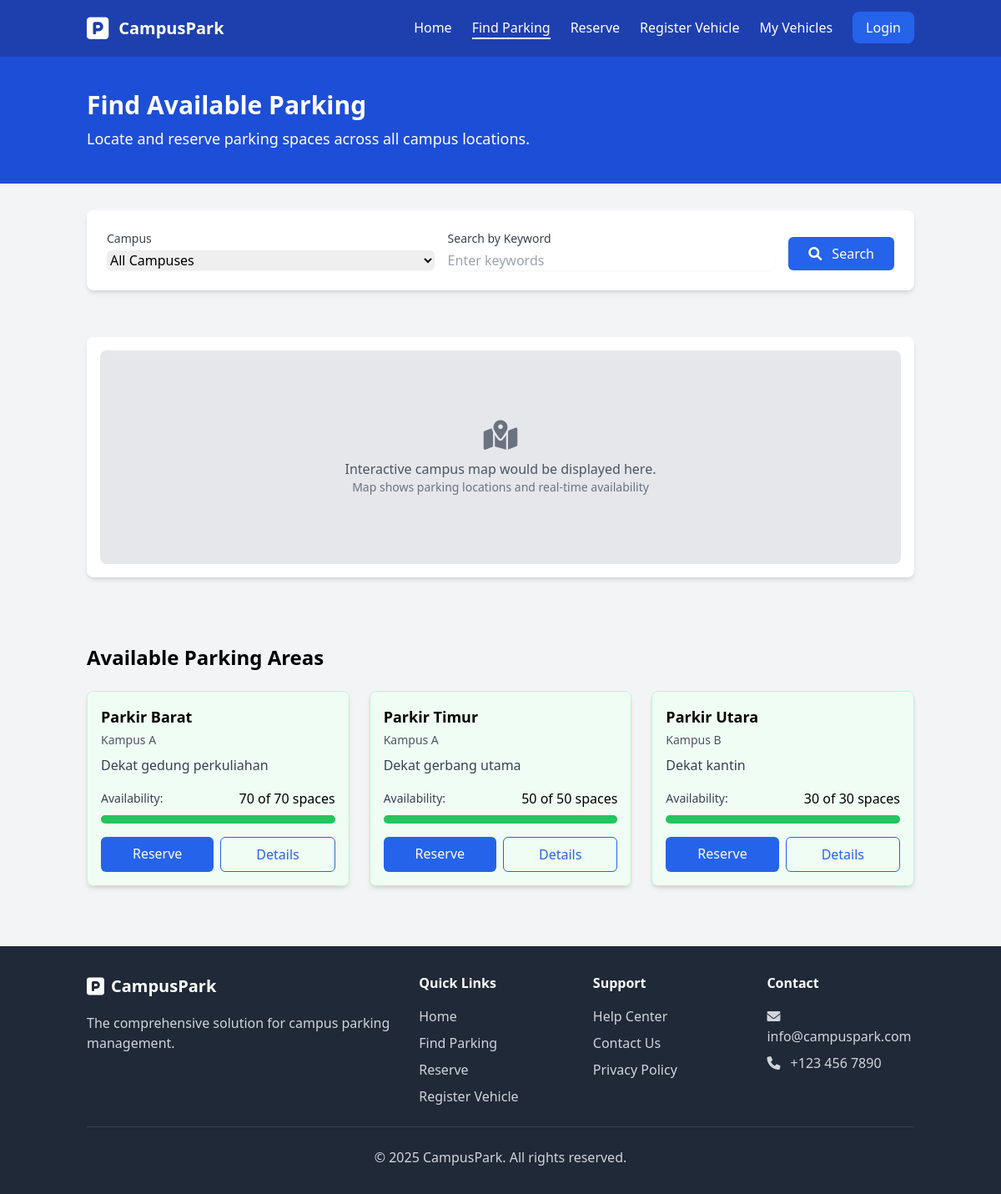
The app's page /find-parking.php with its own data.
### tables this page shows
CREATE TABLE `area_parkir` (
  `id` int(11) NOT NULL,
  `nama` varchar(30) NOT NULL,
  `kapasitas` int(11) NOT NULL,
  `keterangan` varchar(45) NOT NULL,
  `kampus_id` int(11) NOT NULL
);

CREATE TABLE `kampus` (
  `id` int(11) NOT NULL,
  `nama` varchar(20) NOT NULL,
  `alamat` varchar(45) NOT NULL,
  `latitude` double NOT NULL,
  `langitude` double NOT NULL
);

### find-parking.php (the view, shortened to what this page needs)
<?php
include_once 'koneksi.php';
$is_logged_in = false;
$query = "
    SELECT a.id, a.nama, a.kapasitas, a.keterangan,
           k.nama as kampus_nama, k.id as kampus_id,
           (SELECT COUNT(*) FROM transaksi t
            WHERE t.area_parkir_id = a.id
            AND DATE(t.tanggal) = CURDATE()
            AND ((CURTIME() BETWEEN t.mulai AND t.akhir)
                OR (t.akhir < t.mulai AND (CURTIME() BETWEEN t.mulai AND '23:59:59'
                                          OR CURTIME() BETWEEN '00:00:00' AND t.akhir)))
           ) as used_spaces
    FROM area_parkir a
    JOIN kampus k ON a.kampus_id = k.id
";
$query .= " ORDER BY k.nama, a.nama";
$parkingAreas = $conn->query($query);
$searchPerformed = isset($_GET['campus']) || isset($_GET['keyword']);
?>
<!DOCTYPE html>
<html lang="en">
<head>
     <script src="https://cdn.tailwindcss.com"></script>
     <link href="https://cdnjs.cloudflare.com/ajax/libs/font-awesome/6.0.0-beta3/css/all.min.css" rel="stylesheet">
</head>
<body class="bg-gray-100 font-sans leading-normal tracking-normal">
     <nav class="bg-blue-800 text-white shadow-lg">
          <div class="container mx-auto px-4">
               <div class="flex items-center justify-between py-4">
                    <div class="flex items-center">
                         <i class="fas fa-parking text-3xl mr-3"></i>
                         <span class="font-bold text-xl">CampusPark</span>
                    </div>
                    <div class="hidden md:flex space-x-6">
                         <a href="index.php" class="hover:text-blue-200">Home</a>
                         <a href="find-parking.php" class="border-b-2 border-white hover:text-blue-200">Find Parking</a>
                         <a href="reserve-parking.php" class="hover:text-blue-200">Reserve</a>
                         <a href="register-vehicle.php" class="hover:text-blue-200">Register Vehicle</a>
                         <a href="my-vehicles.php" class="hover:text-blue-200">My Vehicles</a>
                         <div>
                              <?php if ($is_logged_in): ?>
                                   <a href="logout.php" class="bg-blue-600 hover:bg-blue-700 py-2 px-4 rounded-lg font-medium">Logout</a>
                              <?php else: ?>
                                   <a href="login.php" class="bg-blue-600 hover:bg-blue-700 py-2 px-4 rounded-lg font-medium">Login</a>
                              <?php endif; ?>
                         </div>
                    </div>
               </div>
          </div>
     </nav>
     <header class="bg-blue-700 text-white py-10">
          <div class="container mx-auto px-4">
               <h1 class="text-3xl font-bold mb-2">Find Available Parking</h1>
               <p class="text-lg">Locate and reserve parking spaces across all campus locations.</p>
          </div>
     </header>
     <section class="py-8">
          <div class="container mx-auto px-4">
               <div class="bg-white rounded-lg shadow-md p-6">
                    <form action="find-parking.php" method="GET" class="flex flex-col md:flex-row md:items-end space-y-4 md:space-y-0 md:space-x-4">
                         <div class="flex-1">
                              <label for="campus" class="block text-sm font-medium text-gray-700 mb-1">Campus</label>
                              <select name="campus" id="campus" class="w-full rounded-md border-gray-300 shadow-sm focus:border-blue-500 focus:ring focus:ring-blue-500 focus:ring-opacity-50">
                                   <option value="">All Campuses</option>
                              </select>
                         </div>
                         <div class="flex-1">
                              <label for="keyword" class="block text-sm font-medium text-gray-700 mb-1">Search by Keyword</label>
                              <input type="text" name="keyword" id="keyword" class="w-full rounded-md border-gray-300 shadow-sm focus:border-blue-500 focus:ring focus:ring-blue-500 focus:ring-opacity-50" placeholder="Enter keywords" value="<?php echo isset($_GET['keyword']) ? htmlspecialchars($_GET['keyword']) : ''; ?>">
                         </div>
                         <div>
                              <button type="submit" class="w-full bg-blue-600 hover:bg-blue-700 text-white font-medium py-2 px-6 rounded-md">
                                   <i class="fas fa-search mr-2"></i> Search
                              </button>
                         </div>
                    </form>
               </div>
          </div>
     </section>
     <section class="py-6">
          <div class="container mx-auto px-4">
               <div class="bg-white rounded-lg shadow-md p-4 mb-8">
                    <div class="bg-gray-200 rounded-lg h-64 flex items-center justify-center">
                         <div class="text-center">
                              <i class="fas fa-map-marked-alt text-4xl text-gray-500 mb-2"></i>
                              <p class="text-gray-600">Interactive campus map would be displayed here.</p>
                              <p class="text-gray-500 text-sm">Map shows parking locations and real-time availability</p>
                         </div>
                    </div>
               </div>
          </div>
     </section>
     <section class="py-6">
          <div class="container mx-auto px-4">
               <h2 class="text-2xl font-bold mb-6">Available Parking Areas</h2>
               <?php if ($searchPerformed && $parkingAreas->num_rows == 0): ?>
                    <div class="bg-yellow-50 border border-yellow-200 rounded-md p-4 text-center">
                         <p class="text-yellow-700">No parking areas match your search criteria. Please try different search terms.</p>
                    </div>
               <?php elseif ($parkingAreas->num_rows > 0): ?>
                    <div class="grid grid-cols-1 md:grid-cols-2 lg:grid-cols-3 gap-6">
                         <?php while ($area = $parkingAreas->fetch_assoc()): ?>
                              <?php
                              $used = $area['used_spaces'];
                              $capacity = $area['kapasitas'];
                              $available = $capacity - $used;
                              $availabilityPercentage = ($available / $capacity) * 100;
                              $bgColor = 'bg-red-600';
                              $borderColor = 'border-red-200';
                              $bgCardColor = 'bg-red-50';
                              if ($availabilityPercentage > 30) {
                                   $bgColor = 'bg-yellow-500';
                                   $borderColor = 'border-yellow-200';
                                   $bgCardColor = 'bg-yellow-50';
                              }
                              if ($availabilityPercentage > 60) {
                                   $bgColor = 'bg-green-500';
                                   $borderColor = 'border-green-200';
                                   $bgCardColor = 'bg-green-50';
                              }
                              ?>
                              <div class="border <?php echo $borderColor; ?> rounded-lg overflow-hidden shadow-md">
                                   <div class="<?php echo $bgCardColor; ?> p-4">
                                        <h3 class="text-lg font-bold mb-1"><?php echo $area['nama']; ?></h3>
                                        <p class="text-gray-600 text-sm mb-2"><?php echo $area['kampus_nama']; ?></p>
                                        <p class="text-gray-700 mb-4"><?php echo $area['keterangan']; ?></p>
                                        <div class="flex items-center justify-between mb-2">
                                             <div class="text-sm text-gray-700">Availability:</div>
                                             <div class="font-medium"><?php echo $available; ?> of <?php echo $capacity; ?> spaces</div>
                                        </div>
                                        <div class="w-full bg-gray-200 rounded-full h-2.5 mb-4">
                                             <div class="<?php echo $bgColor; ?> h-2.5 rounded-full" style="width: <?php echo $availabilityPercentage; ?>%"></div>
                                        </div>
                                        <div class="flex space-x-2">
                                             <a href="reserve-parking.php?area=<?php echo $area['id']; ?>" class="flex-1 bg-blue-600 hover:bg-blue-700 text-white text-center py-2 px-4 rounded-md">
                                                  Reserve
                                             </a>
                                             <a href="#" class="flex-1 border border-blue-600 text-blue-600 hover:bg-blue-50 text-center py-2 px-4 rounded-md">
                                                  Details
                                             </a>
                                        </div>
                                   </div>
                              </div>
                         <?php endwhile; ?>
                    </div>
               <?php else: ?>
                    <div class="bg-gray-50 border border-gray-200 rounded-md p-4 text-center">
                         <p class="text-gray-600">Use the search form above to find available parking areas.</p>
                    </div>
               <?php endif; ?>
          </div>
     </section>
     <footer class="bg-gray-800 text-gray-300 py-8 mt-12">
          <div class="container mx-auto px-4">
               <div class="flex flex-col md:flex-row justify-between mb-6">
                    <div class="mb-6 md:mb-0">
                         <div class="flex items-center mb-4">
                              <i class="fas fa-parking text-2xl mr-2 text-white"></i>
                              <span class="font-bold text-xl text-white">CampusPark</span>
                         </div>
                         <p class="max-w-md">The comprehensive solution for campus parking management.</p>
                    </div>
                    <div class="grid grid-cols-2 md:grid-cols-3 gap-8">
                         <div>
                              <h3 class="text-white font-semibold mb-4">Quick Links</h3>
                              <ul class="space-y-2">
                                   <li><a href="index.php" class="hover:text-white">Home</a></li>
                                   <li><a href="find-parking.php" class="hover:text-white">Find Parking</a></li>
                                   <li><a href="reserve-parking.php" class="hover:text-white">Reserve</a></li>
                                   <li><a href="register-vehicle.php" class="hover:text-white">Register Vehicle</a></li>
                              </ul>
                         </div>
                         <div>
                              <h3 class="text-white font-semibold mb-4">Support</h3>
                              <ul class="space-y-2">
                                   <li><a href="#" class="hover:text-white">Help Center</a></li>
                                   <li><a href="#" class="hover:text-white">Contact Us</a></li>
                                   <li><a href="#" class="hover:text-white">Privacy Policy</a></li>
                              </ul>
                         </div>
                         <div class="col-span-2 md:col-span-1">
                              <h3 class="text-white font-semibold mb-4">Contact</h3>
                              <ul class="space-y-2">
                                   <li><i class="fas fa-envelope mr-2"></i> info@campuspark.com</li>
                                   <li><i class="fas fa-phone mr-2"></i> +123 456 7890</li>
                              </ul>
                         </div>
                    </div>
               </div>
               <div class="border-t border-gray-700 pt-6 text-center">
                    <p>&copy; <?php echo date('Y'); ?> CampusPark. All rights reserved.</p>
               </div>
          </div>
     </footer>
</body>
</html>

### records on screen
area_parkir: nama "Parkir Barat", kampus.nama "Kampus A", keterangan "Dekat gedung perkuliahan", kapasitas "70", $availabilityPercentage 100 (drawn)
area_parkir: nama "Parkir Timur", kampus.nama "Kampus A", keterangan "Dekat gerbang utama", kapasitas "50", $availabilityPercentage 100 (drawn)
area_parkir: nama "Parkir Utara", kampus.nama "Kampus B", keterangan "Dekat kantin", kapasitas "30", $availabilityPercentage 100 (drawn)
